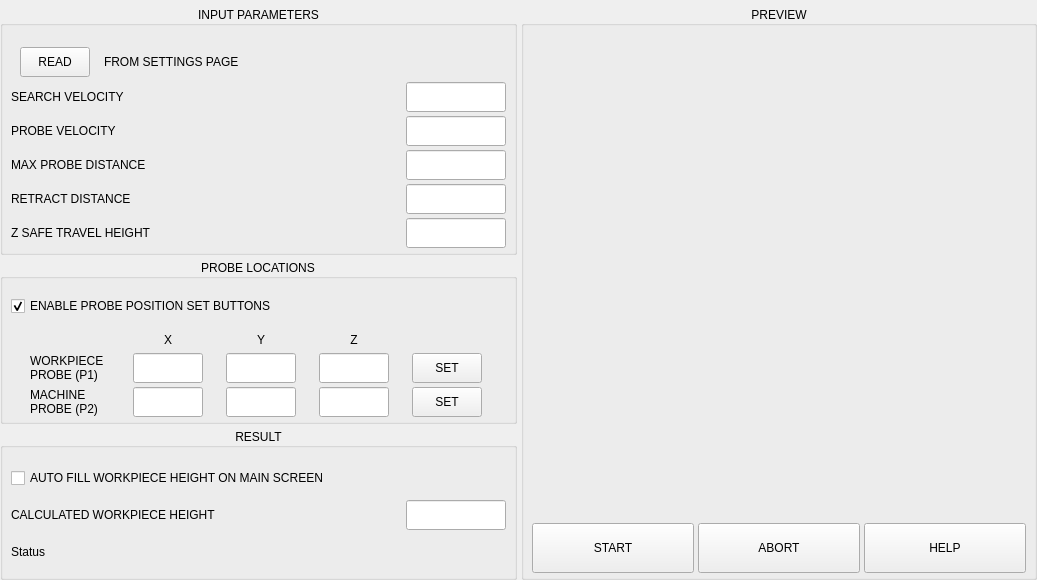
<?xml version="1.0" encoding="UTF-8"?>
<ui version="4.0">
 <class>Form</class>
 <widget class="QWidget" name="Form">
  <property name="geometry">
   <rect>
    <x>0</x>
    <y>0</y>
    <width>1037</width>
    <height>580</height>
   </rect>
  </property>
  <property name="windowTitle">
   <string>Form</string>
  </property>
  <layout class="QHBoxLayout" name="horizontalLayout_5">
   <property name="spacing">
    <number>4</number>
   </property>
   <property name="leftMargin">
    <number>0</number>
   </property>
   <property name="topMargin">
    <number>0</number>
   </property>
   <property name="rightMargin">
    <number>0</number>
   </property>
   <property name="bottomMargin">
    <number>0</number>
   </property>
   <item>
    <widget class="QFrame" name="frame_auto_height">
     <layout class="QHBoxLayout" name="horizontalLayout">
      <property name="spacing">
       <number>4</number>
      </property>
      <property name="leftMargin">
       <number>0</number>
      </property>
      <property name="topMargin">
       <number>6</number>
      </property>
      <property name="rightMargin">
       <number>0</number>
      </property>
      <property name="bottomMargin">
       <number>0</number>
      </property>
      <item>
       <layout class="QVBoxLayout" name="verticalLayout_5">
        <property name="spacing">
         <number>4</number>
        </property>
        <property name="bottomMargin">
         <number>0</number>
        </property>
        <item>
         <widget class="QGroupBox" name="groupbox_parameters">
          <property name="title">
           <string>INPUT PARAMETERS</string>
          </property>
          <property name="alignment">
           <set>Qt::AlignCenter</set>
          </property>
          <layout class="QVBoxLayout" name="verticalLayout">
           <property name="spacing">
            <number>4</number>
           </property>
           <property name="leftMargin">
            <number>8</number>
           </property>
           <property name="topMargin">
            <number>12</number>
           </property>
           <property name="rightMargin">
            <number>8</number>
           </property>
           <property name="bottomMargin">
            <number>4</number>
           </property>
           <item>
            <widget class="QWidget" name="widget_read_settings" native="true">
             <property name="minimumSize">
              <size>
               <width>0</width>
               <height>40</height>
              </size>
             </property>
             <property name="maximumSize">
              <size>
               <width>16777215</width>
               <height>40</height>
              </size>
             </property>
             <layout class="QHBoxLayout" name="horizontalLayout_12">
              <property name="spacing">
               <number>4</number>
              </property>
              <property name="bottomMargin">
               <number>1</number>
              </property>
              <item>
               <widget class="QPushButton" name="btn_read_settings">
                <property name="sizePolicy">
                 <sizepolicy hsizetype="Preferred" vsizetype="Preferred">
                  <horstretch>0</horstretch>
                  <verstretch>0</verstretch>
                 </sizepolicy>
                </property>
                <property name="minimumSize">
                 <size>
                  <width>70</width>
                  <height>0</height>
                 </size>
                </property>
                <property name="maximumSize">
                 <size>
                  <width>70</width>
                  <height>16777215</height>
                 </size>
                </property>
                <property name="text">
                 <string>READ</string>
                </property>
               </widget>
              </item>
              <item>
               <widget class="QLabel" name="label">
                <property name="sizePolicy">
                 <sizepolicy hsizetype="Preferred" vsizetype="Fixed">
                  <horstretch>0</horstretch>
                  <verstretch>0</verstretch>
                 </sizepolicy>
                </property>
                <property name="minimumSize">
                 <size>
                  <width>0</width>
                  <height>30</height>
                 </size>
                </property>
                <property name="maximumSize">
                 <size>
                  <width>16777215</width>
                  <height>30</height>
                 </size>
                </property>
                <property name="text">
                 <string>FROM SETTINGS PAGE</string>
                </property>
                <property name="indent">
                 <number>10</number>
                </property>
               </widget>
              </item>
             </layout>
            </widget>
           </item>
           <item>
            <widget class="QWidget" name="widget_search_vel" native="true">
             <layout class="QHBoxLayout" name="horizontalLayout_9">
              <property name="spacing">
               <number>4</number>
              </property>
              <property name="leftMargin">
               <number>0</number>
              </property>
              <property name="topMargin">
               <number>0</number>
              </property>
              <property name="rightMargin">
               <number>0</number>
              </property>
              <property name="bottomMargin">
               <number>0</number>
              </property>
              <item>
               <widget class="QLabel" name="lbl_search_vel">
                <property name="sizePolicy">
                 <sizepolicy hsizetype="Preferred" vsizetype="Fixed">
                  <horstretch>0</horstretch>
                  <verstretch>0</verstretch>
                 </sizepolicy>
                </property>
                <property name="minimumSize">
                 <size>
                  <width>0</width>
                  <height>30</height>
                 </size>
                </property>
                <property name="maximumSize">
                 <size>
                  <width>16777215</width>
                  <height>30</height>
                 </size>
                </property>
                <property name="text">
                 <string>SEARCH VELOCITY</string>
                </property>
               </widget>
              </item>
              <item>
               <widget class="QLineEdit" name="lineEdit_search_vel">
                <property name="sizePolicy">
                 <sizepolicy hsizetype="Fixed" vsizetype="Fixed">
                  <horstretch>0</horstretch>
                  <verstretch>0</verstretch>
                 </sizepolicy>
                </property>
                <property name="minimumSize">
                 <size>
                  <width>100</width>
                  <height>30</height>
                 </size>
                </property>
                <property name="maximumSize">
                 <size>
                  <width>100</width>
                  <height>30</height>
                 </size>
                </property>
                <property name="maxLength">
                 <number>8</number>
                </property>
                <property name="alignment">
                 <set>Qt::AlignCenter</set>
                </property>
               </widget>
              </item>
             </layout>
            </widget>
           </item>
           <item>
            <widget class="QWidget" name="widget_probe_vel" native="true">
             <layout class="QHBoxLayout" name="horizontalLayout_8">
              <property name="spacing">
               <number>4</number>
              </property>
              <property name="leftMargin">
               <number>0</number>
              </property>
              <property name="topMargin">
               <number>0</number>
              </property>
              <property name="rightMargin">
               <number>0</number>
              </property>
              <property name="bottomMargin">
               <number>0</number>
              </property>
              <item>
               <widget class="QLabel" name="lbl_probe_vel">
                <property name="sizePolicy">
                 <sizepolicy hsizetype="Preferred" vsizetype="Fixed">
                  <horstretch>0</horstretch>
                  <verstretch>0</verstretch>
                 </sizepolicy>
                </property>
                <property name="minimumSize">
                 <size>
                  <width>0</width>
                  <height>30</height>
                 </size>
                </property>
                <property name="maximumSize">
                 <size>
                  <width>16777215</width>
                  <height>30</height>
                 </size>
                </property>
                <property name="text">
                 <string>PROBE VELOCITY</string>
                </property>
               </widget>
              </item>
              <item>
               <widget class="QLineEdit" name="lineEdit_probe_vel">
                <property name="sizePolicy">
                 <sizepolicy hsizetype="Fixed" vsizetype="Fixed">
                  <horstretch>0</horstretch>
                  <verstretch>0</verstretch>
                 </sizepolicy>
                </property>
                <property name="minimumSize">
                 <size>
                  <width>100</width>
                  <height>30</height>
                 </size>
                </property>
                <property name="maximumSize">
                 <size>
                  <width>100</width>
                  <height>30</height>
                 </size>
                </property>
                <property name="maxLength">
                 <number>8</number>
                </property>
                <property name="alignment">
                 <set>Qt::AlignCenter</set>
                </property>
               </widget>
              </item>
             </layout>
            </widget>
           </item>
           <item>
            <widget class="QWidget" name="widget_max_probe" native="true">
             <layout class="QHBoxLayout" name="horizontalLayout_7">
              <property name="spacing">
               <number>4</number>
              </property>
              <property name="leftMargin">
               <number>0</number>
              </property>
              <property name="topMargin">
               <number>0</number>
              </property>
              <property name="rightMargin">
               <number>0</number>
              </property>
              <property name="bottomMargin">
               <number>0</number>
              </property>
              <item>
               <widget class="QLabel" name="lbl_max_probe">
                <property name="sizePolicy">
                 <sizepolicy hsizetype="Preferred" vsizetype="Fixed">
                  <horstretch>0</horstretch>
                  <verstretch>0</verstretch>
                 </sizepolicy>
                </property>
                <property name="minimumSize">
                 <size>
                  <width>0</width>
                  <height>30</height>
                 </size>
                </property>
                <property name="maximumSize">
                 <size>
                  <width>16777215</width>
                  <height>30</height>
                 </size>
                </property>
                <property name="text">
                 <string>MAX PROBE DISTANCE</string>
                </property>
               </widget>
              </item>
              <item>
               <widget class="QLineEdit" name="lineEdit_max_probe">
                <property name="sizePolicy">
                 <sizepolicy hsizetype="Fixed" vsizetype="Fixed">
                  <horstretch>0</horstretch>
                  <verstretch>0</verstretch>
                 </sizepolicy>
                </property>
                <property name="minimumSize">
                 <size>
                  <width>100</width>
                  <height>30</height>
                 </size>
                </property>
                <property name="maximumSize">
                 <size>
                  <width>100</width>
                  <height>30</height>
                 </size>
                </property>
                <property name="maxLength">
                 <number>8</number>
                </property>
                <property name="alignment">
                 <set>Qt::AlignCenter</set>
                </property>
               </widget>
              </item>
             </layout>
            </widget>
           </item>
           <item>
            <widget class="QWidget" name="widget_return_distance" native="true">
             <layout class="QHBoxLayout" name="horizontalLayout_3">
              <property name="spacing">
               <number>4</number>
              </property>
              <property name="leftMargin">
               <number>0</number>
              </property>
              <property name="topMargin">
               <number>0</number>
              </property>
              <property name="rightMargin">
               <number>0</number>
              </property>
              <property name="bottomMargin">
               <number>0</number>
              </property>
              <item>
               <widget class="QLabel" name="lbl_retract_distance">
                <property name="sizePolicy">
                 <sizepolicy hsizetype="Preferred" vsizetype="Fixed">
                  <horstretch>0</horstretch>
                  <verstretch>0</verstretch>
                 </sizepolicy>
                </property>
                <property name="minimumSize">
                 <size>
                  <width>0</width>
                  <height>30</height>
                 </size>
                </property>
                <property name="maximumSize">
                 <size>
                  <width>16777215</width>
                  <height>30</height>
                 </size>
                </property>
                <property name="toolTip">
                 <string>Distance to retract after G38 probing operation</string>
                </property>
                <property name="text">
                 <string>RETRACT DISTANCE</string>
                </property>
               </widget>
              </item>
              <item>
               <widget class="QLineEdit" name="lineEdit_retract_distance">
                <property name="sizePolicy">
                 <sizepolicy hsizetype="Fixed" vsizetype="Fixed">
                  <horstretch>0</horstretch>
                  <verstretch>0</verstretch>
                 </sizepolicy>
                </property>
                <property name="minimumSize">
                 <size>
                  <width>100</width>
                  <height>30</height>
                 </size>
                </property>
                <property name="maximumSize">
                 <size>
                  <width>100</width>
                  <height>30</height>
                 </size>
                </property>
                <property name="maxLength">
                 <number>8</number>
                </property>
                <property name="alignment">
                 <set>Qt::AlignCenter</set>
                </property>
               </widget>
              </item>
             </layout>
            </widget>
           </item>
           <item>
            <widget class="QWidget" name="widget_z_safe_travel" native="true">
             <layout class="QHBoxLayout" name="horizontalLayout_2">
              <property name="spacing">
               <number>4</number>
              </property>
              <property name="leftMargin">
               <number>0</number>
              </property>
              <property name="topMargin">
               <number>0</number>
              </property>
              <property name="rightMargin">
               <number>0</number>
              </property>
              <property name="bottomMargin">
               <number>0</number>
              </property>
              <item>
               <widget class="QLabel" name="lbl_z_safe_travel">
                <property name="sizePolicy">
                 <sizepolicy hsizetype="Preferred" vsizetype="Fixed">
                  <horstretch>0</horstretch>
                  <verstretch>0</verstretch>
                 </sizepolicy>
                </property>
                <property name="minimumSize">
                 <size>
                  <width>0</width>
                  <height>30</height>
                 </size>
                </property>
                <property name="maximumSize">
                 <size>
                  <width>16777215</width>
                  <height>30</height>
                 </size>
                </property>
                <property name="text">
                 <string>Z SAFE TRAVEL HEIGHT</string>
                </property>
               </widget>
              </item>
              <item>
               <widget class="QLineEdit" name="lineEdit_z_safe_travel">
                <property name="sizePolicy">
                 <sizepolicy hsizetype="Fixed" vsizetype="Fixed">
                  <horstretch>0</horstretch>
                  <verstretch>0</verstretch>
                 </sizepolicy>
                </property>
                <property name="minimumSize">
                 <size>
                  <width>0</width>
                  <height>30</height>
                 </size>
                </property>
                <property name="maximumSize">
                 <size>
                  <width>100</width>
                  <height>30</height>
                 </size>
                </property>
                <property name="maxLength">
                 <number>8</number>
                </property>
                <property name="alignment">
                 <set>Qt::AlignCenter</set>
                </property>
               </widget>
              </item>
             </layout>
            </widget>
           </item>
          </layout>
         </widget>
        </item>
        <item>
         <widget class="QGroupBox" name="groupBox_positions">
          <property name="sizePolicy">
           <sizepolicy hsizetype="Preferred" vsizetype="Preferred">
            <horstretch>0</horstretch>
            <verstretch>0</verstretch>
           </sizepolicy>
          </property>
          <property name="title">
           <string>PROBE LOCATIONS</string>
          </property>
          <property name="alignment">
           <set>Qt::AlignCenter</set>
          </property>
          <layout class="QVBoxLayout" name="verticalLayout_3">
           <property name="spacing">
            <number>4</number>
           </property>
           <property name="leftMargin">
            <number>8</number>
           </property>
           <property name="topMargin">
            <number>12</number>
           </property>
           <property name="rightMargin">
            <number>8</number>
           </property>
           <property name="bottomMargin">
            <number>4</number>
           </property>
           <item>
            <widget class="QCheckBox" name="chk_enable_set">
             <property name="sizePolicy">
              <sizepolicy hsizetype="Preferred" vsizetype="Fixed">
               <horstretch>0</horstretch>
               <verstretch>0</verstretch>
              </sizepolicy>
             </property>
             <property name="minimumSize">
              <size>
               <width>0</width>
               <height>30</height>
              </size>
             </property>
             <property name="maximumSize">
              <size>
               <width>16777215</width>
               <height>30</height>
              </size>
             </property>
             <property name="text">
              <string>ENABLE PROBE POSITION SET BUTTONS</string>
             </property>
             <property name="checked">
              <bool>true</bool>
             </property>
            </widget>
           </item>
           <item>
            <widget class="QWidget" name="widget_xy_header" native="true">
             <property name="maximumSize">
              <size>
               <width>16777215</width>
               <height>24</height>
              </size>
             </property>
             <layout class="QHBoxLayout" name="horizontalLayout_10">
              <property name="spacing">
               <number>4</number>
              </property>
              <property name="leftMargin">
               <number>0</number>
              </property>
              <property name="topMargin">
               <number>0</number>
              </property>
              <property name="rightMargin">
               <number>0</number>
              </property>
              <property name="bottomMargin">
               <number>0</number>
              </property>
              <item>
               <widget class="QLabel" name="lbl_blank">
                <property name="minimumSize">
                 <size>
                  <width>80</width>
                  <height>0</height>
                 </size>
                </property>
                <property name="maximumSize">
                 <size>
                  <width>80</width>
                  <height>24</height>
                 </size>
                </property>
                <property name="text">
                 <string/>
                </property>
               </widget>
              </item>
              <item>
               <widget class="QLabel" name="lbl_x">
                <property name="minimumSize">
                 <size>
                  <width>70</width>
                  <height>30</height>
                 </size>
                </property>
                <property name="maximumSize">
                 <size>
                  <width>70</width>
                  <height>24</height>
                 </size>
                </property>
                <property name="text">
                 <string>X</string>
                </property>
                <property name="alignment">
                 <set>Qt::AlignCenter</set>
                </property>
               </widget>
              </item>
              <item>
               <widget class="QLabel" name="lbl_y">
                <property name="minimumSize">
                 <size>
                  <width>70</width>
                  <height>30</height>
                 </size>
                </property>
                <property name="maximumSize">
                 <size>
                  <width>70</width>
                  <height>24</height>
                 </size>
                </property>
                <property name="text">
                 <string>Y</string>
                </property>
                <property name="alignment">
                 <set>Qt::AlignCenter</set>
                </property>
               </widget>
              </item>
              <item>
               <widget class="QLabel" name="lbl_z">
                <property name="minimumSize">
                 <size>
                  <width>70</width>
                  <height>30</height>
                 </size>
                </property>
                <property name="maximumSize">
                 <size>
                  <width>70</width>
                  <height>24</height>
                 </size>
                </property>
                <property name="text">
                 <string>Z</string>
                </property>
                <property name="alignment">
                 <set>Qt::AlignCenter</set>
                </property>
               </widget>
              </item>
              <item>
               <widget class="QLabel" name="lbl_blank_2">
                <property name="minimumSize">
                 <size>
                  <width>70</width>
                  <height>30</height>
                 </size>
                </property>
                <property name="maximumSize">
                 <size>
                  <width>70</width>
                  <height>24</height>
                 </size>
                </property>
                <property name="text">
                 <string/>
                </property>
               </widget>
              </item>
             </layout>
            </widget>
           </item>
           <item>
            <widget class="QWidget" name="widget_wp_location" native="true">
             <property name="maximumSize">
              <size>
               <width>16777215</width>
               <height>40</height>
              </size>
             </property>
             <layout class="QHBoxLayout" name="horizontalLayout_4">
              <property name="spacing">
               <number>4</number>
              </property>
              <property name="leftMargin">
               <number>0</number>
              </property>
              <property name="topMargin">
               <number>0</number>
              </property>
              <property name="rightMargin">
               <number>0</number>
              </property>
              <property name="bottomMargin">
               <number>0</number>
              </property>
              <item>
               <widget class="QLabel" name="lbl_wp_location">
                <property name="minimumSize">
                 <size>
                  <width>80</width>
                  <height>0</height>
                 </size>
                </property>
                <property name="maximumSize">
                 <size>
                  <width>80</width>
                  <height>16777215</height>
                 </size>
                </property>
                <property name="toolTip">
                 <string>Location of workpiece probe position</string>
                </property>
                <property name="text">
                 <string>WORKPIECE
PROBE (P1)</string>
                </property>
               </widget>
              </item>
              <item>
               <widget class="QLineEdit" name="lineEdit_pos_x1">
                <property name="sizePolicy">
                 <sizepolicy hsizetype="Preferred" vsizetype="Preferred">
                  <horstretch>0</horstretch>
                  <verstretch>0</verstretch>
                 </sizepolicy>
                </property>
                <property name="minimumSize">
                 <size>
                  <width>70</width>
                  <height>30</height>
                 </size>
                </property>
                <property name="maximumSize">
                 <size>
                  <width>70</width>
                  <height>30</height>
                 </size>
                </property>
                <property name="maxLength">
                 <number>8</number>
                </property>
                <property name="alignment">
                 <set>Qt::AlignCenter</set>
                </property>
               </widget>
              </item>
              <item>
               <widget class="QLineEdit" name="lineEdit_pos_y1">
                <property name="sizePolicy">
                 <sizepolicy hsizetype="Preferred" vsizetype="Preferred">
                  <horstretch>0</horstretch>
                  <verstretch>0</verstretch>
                 </sizepolicy>
                </property>
                <property name="minimumSize">
                 <size>
                  <width>70</width>
                  <height>30</height>
                 </size>
                </property>
                <property name="maximumSize">
                 <size>
                  <width>70</width>
                  <height>30</height>
                 </size>
                </property>
                <property name="maxLength">
                 <number>8</number>
                </property>
                <property name="alignment">
                 <set>Qt::AlignCenter</set>
                </property>
               </widget>
              </item>
              <item>
               <widget class="QLineEdit" name="lineEdit_pos_z1">
                <property name="sizePolicy">
                 <sizepolicy hsizetype="Preferred" vsizetype="Preferred">
                  <horstretch>0</horstretch>
                  <verstretch>0</verstretch>
                 </sizepolicy>
                </property>
                <property name="minimumSize">
                 <size>
                  <width>70</width>
                  <height>30</height>
                 </size>
                </property>
                <property name="maximumSize">
                 <size>
                  <width>70</width>
                  <height>30</height>
                 </size>
                </property>
                <property name="maxLength">
                 <number>8</number>
                </property>
                <property name="alignment">
                 <set>Qt::AlignCenter</set>
                </property>
                <property name="readOnly">
                 <bool>false</bool>
                </property>
               </widget>
              </item>
              <item>
               <widget class="QPushButton" name="btn_set_wp">
                <property name="sizePolicy">
                 <sizepolicy hsizetype="Fixed" vsizetype="Fixed">
                  <horstretch>0</horstretch>
                  <verstretch>0</verstretch>
                 </sizepolicy>
                </property>
                <property name="minimumSize">
                 <size>
                  <width>70</width>
                  <height>30</height>
                 </size>
                </property>
                <property name="maximumSize">
                 <size>
                  <width>70</width>
                  <height>30</height>
                 </size>
                </property>
                <property name="toolTip">
                 <string>Set workpiece probe position to current location</string>
                </property>
                <property name="text">
                 <string>SET</string>
                </property>
                <property name="btn" stdset="0">
                 <string>wp</string>
                </property>
               </widget>
              </item>
             </layout>
            </widget>
           </item>
           <item>
            <widget class="QWidget" name="widget_machine_location" native="true">
             <property name="maximumSize">
              <size>
               <width>16777215</width>
               <height>40</height>
              </size>
             </property>
             <layout class="QHBoxLayout" name="horizontalLayout_6">
              <property name="spacing">
               <number>4</number>
              </property>
              <property name="leftMargin">
               <number>0</number>
              </property>
              <property name="topMargin">
               <number>0</number>
              </property>
              <property name="rightMargin">
               <number>0</number>
              </property>
              <property name="bottomMargin">
               <number>0</number>
              </property>
              <item>
               <widget class="QLabel" name="lbl_machine_location">
                <property name="minimumSize">
                 <size>
                  <width>80</width>
                  <height>0</height>
                 </size>
                </property>
                <property name="maximumSize">
                 <size>
                  <width>80</width>
                  <height>16777215</height>
                 </size>
                </property>
                <property name="toolTip">
                 <string>Location of machine bed probe position</string>
                </property>
                <property name="text">
                 <string>MACHINE
PROBE (P2)</string>
                </property>
               </widget>
              </item>
              <item>
               <widget class="QLineEdit" name="lineEdit_pos_x2">
                <property name="sizePolicy">
                 <sizepolicy hsizetype="Preferred" vsizetype="Preferred">
                  <horstretch>0</horstretch>
                  <verstretch>0</verstretch>
                 </sizepolicy>
                </property>
                <property name="minimumSize">
                 <size>
                  <width>70</width>
                  <height>30</height>
                 </size>
                </property>
                <property name="maximumSize">
                 <size>
                  <width>70</width>
                  <height>30</height>
                 </size>
                </property>
                <property name="maxLength">
                 <number>8</number>
                </property>
                <property name="alignment">
                 <set>Qt::AlignCenter</set>
                </property>
               </widget>
              </item>
              <item>
               <widget class="QLineEdit" name="lineEdit_pos_y2">
                <property name="sizePolicy">
                 <sizepolicy hsizetype="Preferred" vsizetype="Preferred">
                  <horstretch>0</horstretch>
                  <verstretch>0</verstretch>
                 </sizepolicy>
                </property>
                <property name="minimumSize">
                 <size>
                  <width>70</width>
                  <height>30</height>
                 </size>
                </property>
                <property name="maximumSize">
                 <size>
                  <width>70</width>
                  <height>30</height>
                 </size>
                </property>
                <property name="maxLength">
                 <number>8</number>
                </property>
                <property name="alignment">
                 <set>Qt::AlignCenter</set>
                </property>
               </widget>
              </item>
              <item>
               <widget class="QLineEdit" name="lineEdit_pos_z2">
                <property name="sizePolicy">
                 <sizepolicy hsizetype="Preferred" vsizetype="Preferred">
                  <horstretch>0</horstretch>
                  <verstretch>0</verstretch>
                 </sizepolicy>
                </property>
                <property name="minimumSize">
                 <size>
                  <width>70</width>
                  <height>30</height>
                 </size>
                </property>
                <property name="maximumSize">
                 <size>
                  <width>70</width>
                  <height>30</height>
                 </size>
                </property>
                <property name="maxLength">
                 <number>8</number>
                </property>
                <property name="alignment">
                 <set>Qt::AlignCenter</set>
                </property>
                <property name="readOnly">
                 <bool>false</bool>
                </property>
               </widget>
              </item>
              <item>
               <widget class="QPushButton" name="btn_set_machine">
                <property name="sizePolicy">
                 <sizepolicy hsizetype="Fixed" vsizetype="Fixed">
                  <horstretch>0</horstretch>
                  <verstretch>0</verstretch>
                 </sizepolicy>
                </property>
                <property name="minimumSize">
                 <size>
                  <width>70</width>
                  <height>30</height>
                 </size>
                </property>
                <property name="maximumSize">
                 <size>
                  <width>70</width>
                  <height>30</height>
                 </size>
                </property>
                <property name="toolTip">
                 <string>Set machine probe position to current location</string>
                </property>
                <property name="text">
                 <string>SET</string>
                </property>
                <property name="btn" stdset="0">
                 <string>mp</string>
                </property>
               </widget>
              </item>
             </layout>
            </widget>
           </item>
          </layout>
         </widget>
        </item>
        <item>
         <widget class="QGroupBox" name="groupBox_result">
          <property name="title">
           <string>RESULT</string>
          </property>
          <property name="alignment">
           <set>Qt::AlignCenter</set>
          </property>
          <layout class="QVBoxLayout" name="verticalLayout_6">
           <property name="spacing">
            <number>4</number>
           </property>
           <property name="leftMargin">
            <number>8</number>
           </property>
           <property name="topMargin">
            <number>12</number>
           </property>
           <property name="rightMargin">
            <number>8</number>
           </property>
           <property name="bottomMargin">
            <number>4</number>
           </property>
           <item>
            <widget class="QCheckBox" name="chk_autofill">
             <property name="sizePolicy">
              <sizepolicy hsizetype="Preferred" vsizetype="Fixed">
               <horstretch>0</horstretch>
               <verstretch>0</verstretch>
              </sizepolicy>
             </property>
             <property name="minimumSize">
              <size>
               <width>0</width>
               <height>30</height>
              </size>
             </property>
             <property name="maximumSize">
              <size>
               <width>16777215</width>
               <height>30</height>
              </size>
             </property>
             <property name="text">
              <string>AUTO FILL WORKPIECE HEIGHT ON MAIN SCREEN</string>
             </property>
            </widget>
           </item>
           <item>
            <widget class="QWidget" name="widget_height" native="true">
             <property name="maximumSize">
              <size>
               <width>16777215</width>
               <height>30</height>
              </size>
             </property>
             <layout class="QHBoxLayout" name="horizontalLayout_11">
              <property name="spacing">
               <number>4</number>
              </property>
              <property name="leftMargin">
               <number>0</number>
              </property>
              <property name="topMargin">
               <number>0</number>
              </property>
              <property name="rightMargin">
               <number>0</number>
              </property>
              <property name="bottomMargin">
               <number>0</number>
              </property>
              <item>
               <widget class="QLabel" name="lbl_height">
                <property name="minimumSize">
                 <size>
                  <width>80</width>
                  <height>30</height>
                 </size>
                </property>
                <property name="maximumSize">
                 <size>
                  <width>16777215</width>
                  <height>30</height>
                 </size>
                </property>
                <property name="text">
                 <string>CALCULATED WORKPIECE HEIGHT</string>
                </property>
               </widget>
              </item>
              <item>
               <widget class="QLineEdit" name="lineEdit_height">
                <property name="sizePolicy">
                 <sizepolicy hsizetype="Preferred" vsizetype="Preferred">
                  <horstretch>0</horstretch>
                  <verstretch>0</verstretch>
                 </sizepolicy>
                </property>
                <property name="minimumSize">
                 <size>
                  <width>0</width>
                  <height>30</height>
                 </size>
                </property>
                <property name="maximumSize">
                 <size>
                  <width>100</width>
                  <height>30</height>
                 </size>
                </property>
                <property name="toolTip">
                 <string>Calculated workpiece height from machine table</string>
                </property>
                <property name="alignment">
                 <set>Qt::AlignCenter</set>
                </property>
                <property name="readOnly">
                 <bool>true</bool>
                </property>
               </widget>
              </item>
             </layout>
            </widget>
           </item>
           <item>
            <widget class="QLabel" name="lbl_status">
             <property name="minimumSize">
              <size>
               <width>0</width>
               <height>30</height>
              </size>
             </property>
             <property name="maximumSize">
              <size>
               <width>16777215</width>
               <height>30</height>
              </size>
             </property>
             <property name="frameShape">
              <enum>QFrame::NoFrame</enum>
             </property>
             <property name="frameShadow">
              <enum>QFrame::Sunken</enum>
             </property>
             <property name="text">
              <string>Status</string>
             </property>
            </widget>
           </item>
          </layout>
         </widget>
        </item>
       </layout>
      </item>
      <item>
       <widget class="QGroupBox" name="groupbox_preview">
        <property name="title">
         <string>PREVIEW</string>
        </property>
        <property name="alignment">
         <set>Qt::AlignCenter</set>
        </property>
        <layout class="QVBoxLayout" name="verticalLayout_2">
         <property name="spacing">
          <number>4</number>
         </property>
         <property name="leftMargin">
          <number>8</number>
         </property>
         <property name="topMargin">
          <number>12</number>
         </property>
         <property name="rightMargin">
          <number>8</number>
         </property>
         <property name="bottomMargin">
          <number>4</number>
         </property>
         <item>
          <widget class="QLabel" name="lbl_image">
           <property name="sizePolicy">
            <sizepolicy hsizetype="Preferred" vsizetype="Expanding">
             <horstretch>0</horstretch>
             <verstretch>0</verstretch>
            </sizepolicy>
           </property>
           <property name="text">
            <string/>
           </property>
           <property name="pixmap">
            <pixmap>images/auto_height.png</pixmap>
           </property>
           <property name="scaledContents">
            <bool>true</bool>
           </property>
           <property name="alignment">
            <set>Qt::AlignCenter</set>
           </property>
          </widget>
         </item>
         <item alignment="Qt::AlignBottom">
          <widget class="QWidget" name="widget_buttons" native="true">
           <property name="maximumSize">
            <size>
             <width>16777215</width>
             <height>60</height>
            </size>
           </property>
           <layout class="QHBoxLayout" name="horizontalLayout_13">
            <property name="spacing">
             <number>4</number>
            </property>
            <property name="leftMargin">
             <number>0</number>
            </property>
            <property name="topMargin">
             <number>0</number>
            </property>
            <property name="rightMargin">
             <number>0</number>
            </property>
            <property name="bottomMargin">
             <number>0</number>
            </property>
            <item>
             <widget class="QPushButton" name="btn_start">
              <property name="sizePolicy">
               <sizepolicy hsizetype="Preferred" vsizetype="Fixed">
                <horstretch>0</horstretch>
                <verstretch>0</verstretch>
               </sizepolicy>
              </property>
              <property name="minimumSize">
               <size>
                <width>80</width>
                <height>50</height>
               </size>
              </property>
              <property name="maximumSize">
               <size>
                <width>16777215</width>
                <height>50</height>
               </size>
              </property>
              <property name="text">
               <string>START</string>
              </property>
             </widget>
            </item>
            <item>
             <widget class="ActionButton" name="actionbutton">
              <property name="sizePolicy">
               <sizepolicy hsizetype="Preferred" vsizetype="Fixed">
                <horstretch>0</horstretch>
                <verstretch>0</verstretch>
               </sizepolicy>
              </property>
              <property name="minimumSize">
               <size>
                <width>80</width>
                <height>50</height>
               </size>
              </property>
              <property name="maximumSize">
               <size>
                <width>16777215</width>
                <height>50</height>
               </size>
              </property>
              <property name="text">
               <string>ABORT</string>
              </property>
              <property name="abort_action" stdset="0">
               <bool>true</bool>
              </property>
             </widget>
            </item>
            <item>
             <widget class="QPushButton" name="btn_help">
              <property name="sizePolicy">
               <sizepolicy hsizetype="Preferred" vsizetype="Fixed">
                <horstretch>0</horstretch>
                <verstretch>0</verstretch>
               </sizepolicy>
              </property>
              <property name="minimumSize">
               <size>
                <width>80</width>
                <height>50</height>
               </size>
              </property>
              <property name="maximumSize">
               <size>
                <width>16777215</width>
                <height>50</height>
               </size>
              </property>
              <property name="text">
               <string>HELP</string>
              </property>
             </widget>
            </item>
           </layout>
          </widget>
         </item>
        </layout>
       </widget>
      </item>
     </layout>
    </widget>
   </item>
  </layout>
 </widget>
 <customwidgets>
  <customwidget>
   <class>ActionButton</class>
   <extends>IndicatedPushButton</extends>
   <header>qtvcp.widgets.action_button</header>
  </customwidget>
  <customwidget>
   <class>IndicatedPushButton</class>
   <extends>QPushButton</extends>
   <header>qtvcp.widgets.simple_widgets</header>
  </customwidget>
 </customwidgets>
 <resources/>
 <connections/>
 <slots>
  <slot>validate()</slot>
  <slot>create_program()</slot>
  <slot>units_changed()</slot>
  <slot>raster_changed()</slot>
  <slot>btn_help_clicked()</slot>
 </slots>
</ui>
